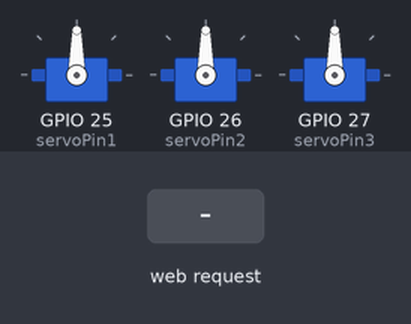
This program was run on a simulated ESP32. Parts: 3 × servo. The inputs (shaded band) are chosen by the test bench. WiFi joins after 1.5 s; servers stay silent unless stated; what the program prints to the serial monitor is not drawn.

Above: at 2.7 s.
2.8 s: HTTP request GET /slider?value=1 received
At 3.6 s:
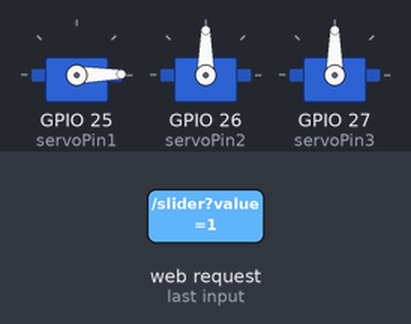
4.3 s: HTTP request GET /slider?value=120 received
At 4.7 s:
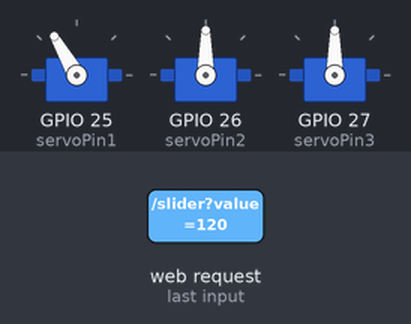
5.8 s: HTTP request GET /slider?value1=1 received
At 7.0 s:
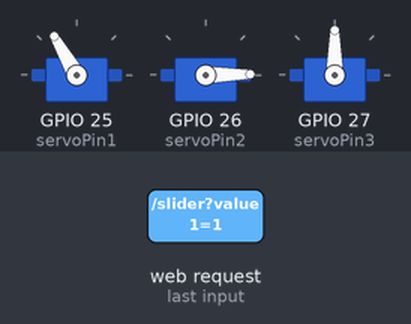
7.3 s: HTTP request GET /slider?value=0 received
At 8.2 s:
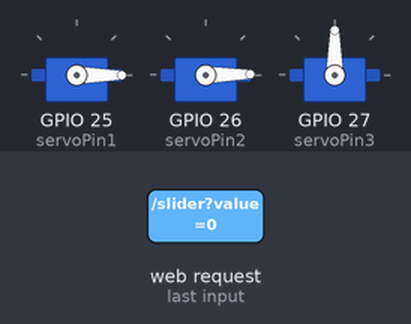
8.8 s: HTTP request GET /slider?value1=120 received
At 9.3 s:
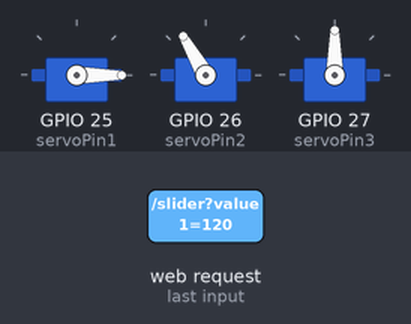
10.3 s: HTTP request GET /slider?value2=1 received
At 11.7 s:
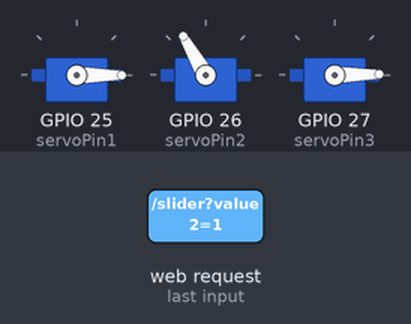
Timing chart, 0 to 12.8 s (numbered marks = the images above; inputs shaded):
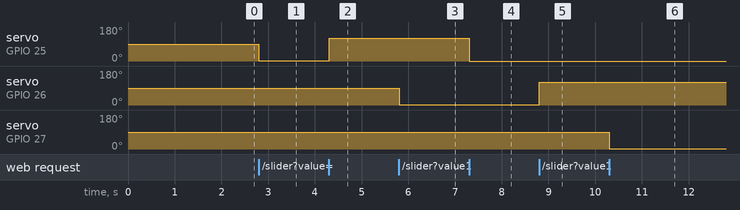

Measured:
- after the input at 2.8 s, servo on GPIO 25 (servoPin1): 90° → 1° at once
- after the input at 4.3 s, servo on GPIO 25 (servoPin1): 1° → 120° at once
- after the input at 5.8 s, servo on GPIO 26 (servoPin2): 90° → 1° at once
- after the input at 7.3 s, servo on GPIO 25 (servoPin1): 120° → 0° at once
- after the input at 8.8 s, servo on GPIO 26 (servoPin2): 1° → 120° at once
- after the input at 10.3 s, servo on GPIO 27 (servoPin3): 90° → 1° at once

The program:

main.cpp
```cpp
#include <Arduino.h>
#include <ESPAsyncWebServer.h>
#include <WiFi.h>
#include <Servo.h>

Servo SERVO_HORIZONTAL;
Servo SERVO_VERTICAL;
Servo SERVO_BASE;

// GPIO the servo is attached to
static const int servoPin1 = 25;
static const int servoPin2 = 26;
static const int servoPin3 = 27;

// Replace with your network credentials

const char *ssid = "ESP-DASHBOARD";
const char *password = "123456789";
// Set web server port number to 80

AsyncWebServer server(80);
// Variable to store the HTTP request

// Current time
unsigned long currentTime = millis();
// Previous time
unsigned long previousTime = 0;
// Define timeout time in milliseconds (example: 2000ms = 2s)
const long timeoutTime = 2000;
const char index_html[] PROGMEM = R"rawliteral(
<!DOCTYPE html>
<html>
<head>
  <meta name="viewport" content="width=device-width, initial-scale=1">
  <link rel="icon" href="data:,">
  <style>
    body {
      text-align: center;
      font-family: "Trebuchet MS", Arial;
      margin-left:auto;
      margin-right:auto;
    }
    .slider {
      width: 300px;
    }
  </style>
  <script src="https://ajax.googleapis.com/ajax/libs/jquery/3.3.1/jquery.min.js"></script>
</head>
<body>
  <h1>ESP32 with Servo</h1>
  <p>Position Servo 1: <span id="servoPos"></span></p>
  <input type="range" min="0" max="180" class="slider" id="servoSlider" onchange="servo(this.value)"/>

   <p>Position Servo 2: <span id="servoPos1"></span></p>

  <input type="range" min="0" max="180" class="slider" id="servoSlider1" onchange="servo1(this.value)"/>

   <p>Position Servo 3: <span id="servoPos2"></span></p>
  <input type="range" min="0" max="180" class="slider" id="servoSlider2" onchange="servo2(this.value)"/>
  <script>
    var slider = document.getElementById("servoSlider");
    var servoP = document.getElementById("servoPos");
    servoP.innerHTML = slider.value;
    slider.oninput = function() {
      slider.value = this.value;
      servoP.innerHTML = this.value;
    }

    function servo(pos) {
        var xhr = new XMLHttpRequest();
        xhr.open("GET", "/slider?value="+pos, true);
        xhr.send();

    }
    var slider1 = document.getElementById("servoSlider1");
    var servoP1 = document.getElementById("servoPos1");
    servoP1.innerHTML = slider1.value;
    slider1.oninput = function() {
      slider1.value = this.value;
      servoP1.innerHTML = this.value;
    }

    function servo1(pos) {
        var xhr = new XMLHttpRequest();
        xhr.open("GET", "/slider?value1="+pos, true);
        xhr.send();

    }

  var slider2 = document.getElementById("servoSlider2");
    var servoP2 = document.getElementById("servoPos2");
    servoP2.innerHTML = slider2.value;
    slider2.oninput = function() {
      slider2.value = this.value;
      servoP2.innerHTML = this.value;
    }

    function servo2(pos) {
        var xhr = new XMLHttpRequest();
        xhr.open("GET", "/slider?value2="+pos, true);
        xhr.send();

    }
  </script>
</body>
</html>

)rawliteral";

void setup()
{
  Serial.begin(115200);

  SERVO_HORIZONTAL.attach(servoPin1); // attaches the servo on the servoPin to the servo object
  SERVO_VERTICAL.attach(servoPin2);
  SERVO_BASE.attach(servoPin3);

  // Connect to Wi-Fi network with SSID and password
  Serial.print("Connecting to ");
  Serial.println(ssid);
  WiFi.begin(ssid, password);
  while (WiFi.status() != WL_CONNECTED)
  {
    delay(500);
    Serial.print(".");
  }
  // Print local IP address and start web server
  Serial.println("");
  Serial.println("WiFi connected.");
  Serial.println("IP address: ");
  Serial.println(WiFi.localIP());

  server.on("/", HTTP_GET, [](AsyncWebServerRequest *request)
            { request->send_P(200, "text/html", index_html); });
  server.on("/slider", HTTP_GET, [](AsyncWebServerRequest *request)
            {
    String message;
    String message1;

    if (request->hasParam("value")) {

      message = request->getParam("value")->value();
      Serial.println("Position Servo 1:"+message);
      SERVO_HORIZONTAL.write(message.toInt());
    }
    if ((request->hasParam("value1"))) {
      message1 = request->getParam("value1")->value();
    Serial.println("Position Servo 2:"+message1);
    SERVO_VERTICAL.write(message1.toInt());}
    if ((request->hasParam("value2"))) {
      message1 = request->getParam("value2")->value();
    Serial.println("Position Servo 3:"+message1);
    SERVO_BASE.write(message1.toInt());}

    else {
      message = "No message sent";
    }


    request->send(200, "text/plain", "OK"); });

  server.begin();
}

void loop()
{
}
```
